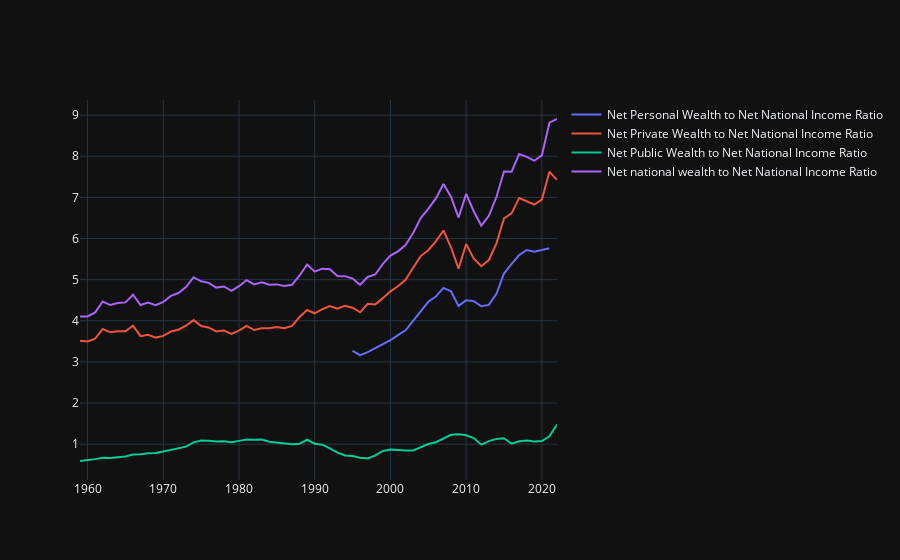

Notebook cell for this chart:
### Code cell
fig = go.Figure()

for name, data in wealth.groupby('shortname'):
    fig.add_trace(
        go.Scatter(
            x=data['year'],
            y=data['value'],
            name=name
        )
    )

fig.show()
